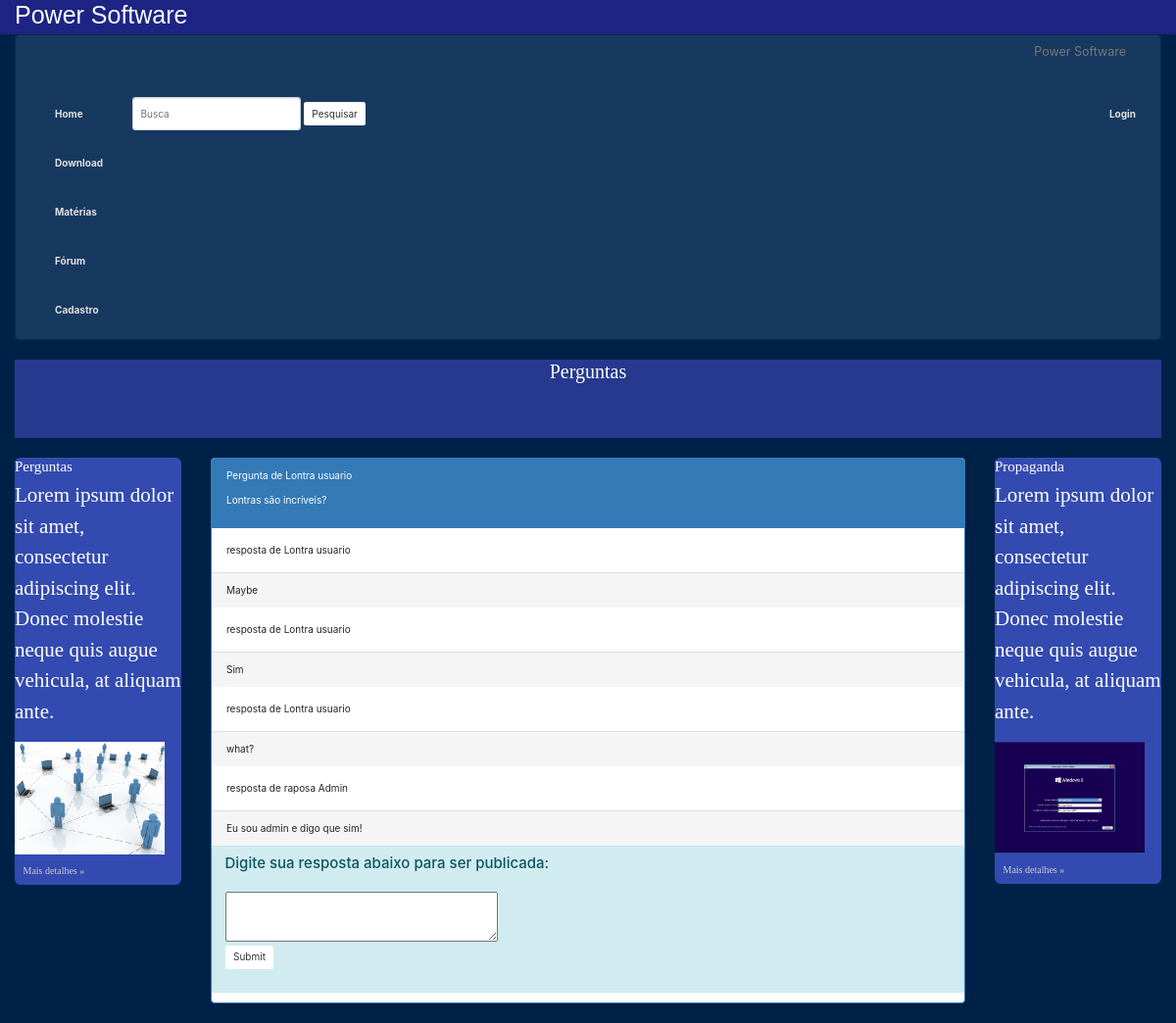
The app's page /respostas.php?id_pergunta=3 with its own data.
### tables this page shows
CREATE TABLE `user` (
  `id_user` int(11) NOT NULL,
  `nome` varchar(60) NOT NULL,
  `email` varchar(60) NOT NULL,
  `senha` varchar(60) NOT NULL,
  `tipo_user_fk` int(3) NOT NULL
);

CREATE TABLE `pergunta` (
  `id_pergunta` int(11) NOT NULL,
  `conteudo_pergunta` varchar(200) NOT NULL,
  `id_user_fk` int(11) NOT NULL
);

CREATE TABLE `resposta` (
  `id_resposta` int(11) NOT NULL,
  `conteudo_resposta` varchar(600) NOT NULL,
  `id_user_fk` int(11) NOT NULL,
  `id_pergunta_fk` int(11) NOT NULL
);

### respostas.php (the view, shortened to what this page needs)
<!DOCTYPE html>
<html lang="en">
  <head>
    <link href="css/bootstrap.min.css" rel="stylesheet">
    <link href="css/style.css" rel="stylesheet">
	<link rel="stylesheet" href="https://maxcdn.bootstrapcdn.com/bootstrap/4.0.0-alpha.5/css/bootstrap.min.css">
    <link href="css/meucss.css" rel="stylesheet">
  </head>
  <body>
    <div class="container-fluid">
		<div class="row">
		<div class="col-md-12"  id="titulo">
		<h1>Power Software</h1>
		</div>
	</div>
	<div class="row">
		<div class="col-md-12">
			<nav class="navbar navbar-default" role="navigation">
				<div class="navbar-header">
					 <a class="navbar-brand" href="index.php">Power Software</a>
				</div>
				<div class="collapse navbar-collapse" id="bs-example-navbar-collapse-1">
					<ul class="nav navbar-nav">
						<li>
							<a href="index.php">Home</a>
						</li>
								<li>
									<a href="download.php">Download</a>
								</li>
								<li>
									<a href="materias.php">Matérias</a>
								</li>
								<li>
									<a href="forum.php">Fórum</a>
								</li>
								<li>
							<?php
				if(isset($_SESSION['email'])){
						echo("<p></p>");
					}else{
						echo("<a href='cadastro.php'>Cadastro</a>");
						}
						?>
								</li>
							</ul>
					<form class="navbar-form navbar-left" role="search">
						<div class="form-group">
							<input type="text" class="form-control" placeholder="Busca">
						</div>
						<button type="submit" class="btn btn-default">
							Pesquisar
						</button>
					</form>
					<ul class="nav navbar-nav navbar-right">
						<li>
							<?php
									if(isset($_SESSION['senha'])== TRUE){
										if($_SESSION['user_type']==1){
											echo("<a href='tela_user_adm.php'>".$_SESSION['nome']."</a>");
										}else{
										echo("<a href='tela_user.php'>User</a>");
									}
									}else{
										echo("<a href='login.php'>Login</a>");
									}
									?>
								</li>
				</div>
			</nav>
			<div class="jumbotron" id="texto">
				<h2>
					Perguntas
				</h2>
			</div>
		</div>
	</div>
	<div class="row">
		<div class="col-md-2">
			<div class="jumbotron">
				<h4>
					Perguntas
				</h4>
				<p>
					Lorem ipsum dolor sit amet, consectetur adipiscing elit. Donec molestie neque quis augue vehicula, at aliquam ante.
				</p>
					<div class="post-content">
						<img src="img/redes.jpg">
					</div>
				<p>
					<a class="btn" href="materias.php">Mais detalhes »</a>
				</p>
			</div>
		</div>
		<div class="col-md-8">
				<?php
				require_once("conexao.php");
					$consultaPergunta = mysqli_query($conexao, "SELECT * FROM pergunta WHERE id_pergunta = '".$_GET['id_pergunta']."'");
					if (!$consultaPergunta) {
						$erro = mysqli_error($conexao);
						echo("$erro");
					}
					else
					{
						while ($row = mysqli_fetch_array($consultaPergunta, MYSQL_ASSOC)){
							$sqlUser = mysqli_query($conexao, 'SELECT * FROM user WHERE id_user = '.$row["id_user_fk"]);
							while ($rowUser = mysqli_fetch_array($sqlUser, MYSQL_ASSOC))
							{
								echo("<div class='panel panel-primary'>");
								$userType = "usuario";
									if($rowUser['tipo_user_fk'] == 1)
									{
										$userType = "Admin";
									}
									else if($rowUser['tipo_user_fk'] == 2)
									{
										$userType = "usuario";
									}
								echo ("<div class='panel-heading'><p>Pergunta de ".$rowUser["nome"]." <span class='tag tag-info'>".$userType."</span></p><p>".$row['conteudo_pergunta']."</p></div>");
							}
							$sqlRespostas = mysqli_query($conexao, 'SELECT id_resposta, conteudo_resposta, id_user_fk, tipo_user_fk, nome FROM resposta, user WHERE id_user_fk = id_user AND id_pergunta_fk = '.$row["id_pergunta"]);
								while ($rowResposta = mysqli_fetch_array($sqlRespostas, MYSQL_ASSOC))
								{
									$userType = "usuario";
									if($rowResposta['tipo_user_fk'] == 1)
									{
										$userType = "Admin";
									}
									else if($rowResposta['tipo_user_fk'] == 2)
									{
										$userType = "usuario";
									}
									echo("<div class='panel-body'>resposta de ".$rowResposta['nome']." <span class='tag tag-info'>".$userType."</span></div><div class='panel-footer'>".$rowResposta['conteudo_resposta']."</div>");
								}
								echo("<div class='alert alert-info'>
								<form action='processar_resposta.php' id='enviarResposta' method='post'>
								<h4 class='f'>Digite sua resposta abaixo para ser publicada:</h4></br>
								<textarea name='res' rows='3' cols='40' form='enviarResposta'></textarea></br>
								<input type='hidden' name='user_id' value='".$_SESSION['id']."'>
								<input type='hidden' name='pergunta_id' value='".$row["id_pergunta"]."'>
								<input type='submit' class='btn btn-default'/>
								</form></br>
								</div>");
								echo("</div>");
						}
					}
				?>
		</div>
		<div class="col-md-2">
			<div class="jumbotron">
				<h4>
					Propaganda
				</h4>
				<p>
					Lorem ipsum dolor sit amet, consectetur adipiscing elit. Donec molestie neque quis augue vehicula, at aliquam ante.
				</p>
				<div class="post-content">
						<img src="img/17.jpg">
				</div>
				<p>
					<a class="btn" href="materias.php">Mais detalhes »</a>
				</p>
		</div>
	</div>
</div>
  </body>
</html>

### css/meucss.css (style rules this page uses)
.f { color:#FFFFFF }
#titulo { font-family: Arial; background-color:#1D2483; color:white; }
#texto { text-align: center; }
body { background-color:#1446B0; }
.row { background-color:#002147; }
.jumbotron { background-color:#334AB0; color: white; font-family: "Urban Elegance Bold"; padding: 0px !important; width: auto; height: auto; }
.post-content { max-width:90%; }
.post-content img { max-width:100% ; }
.jumbotron a { color:#cecece; }
.jumbotron > h2 { background-color:#26398e; text-align:center; height:80px; //margin:-60px; }
.navbar-default { background-color: #18395F; border-color: #092A50; }
.navbar-default .navbar-nav>li>a:focus, .navbar-default .navbar-nav>li>a { color: #E0E0E0; background-color: transparent; font-weight:bold; }

### records on screen
pergunta: conteudo_pergunta "Lontras são incríveis?"
user: nome "Lontra", tipo_user_fk "usuario"
resposta: user.nome "Lontra", user.tipo_user_fk "usuario", conteudo_resposta "Maybe"
resposta: user.nome "Lontra", user.tipo_user_fk "usuario", conteudo_resposta "Sim"
resposta: user.nome "Lontra", user.tipo_user_fk "usuario", conteudo_resposta "what?"
resposta: user.nome "raposa", user.tipo_user_fk "Admin", conteudo_resposta "Eu sou admin e digo que sim!"
